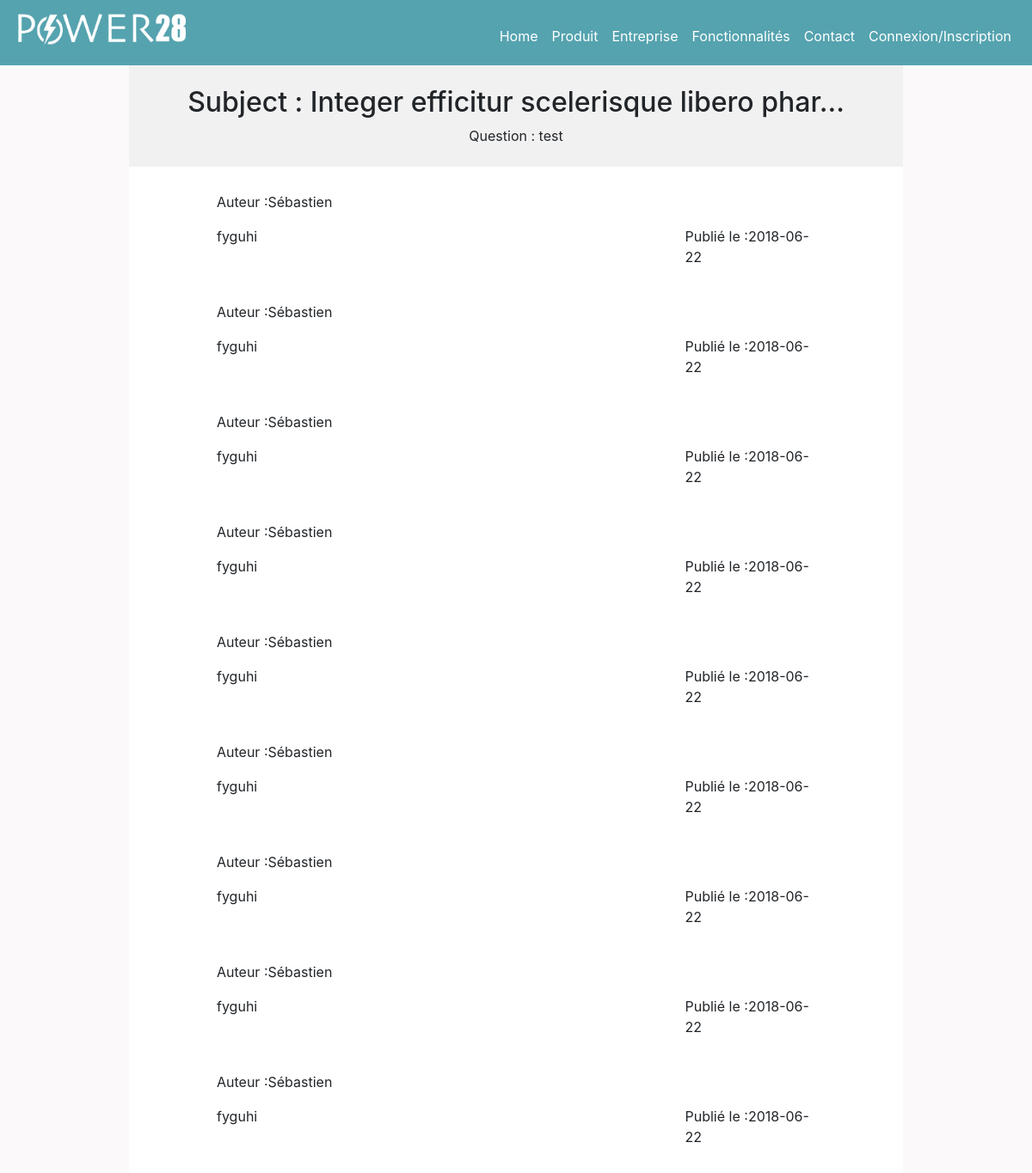
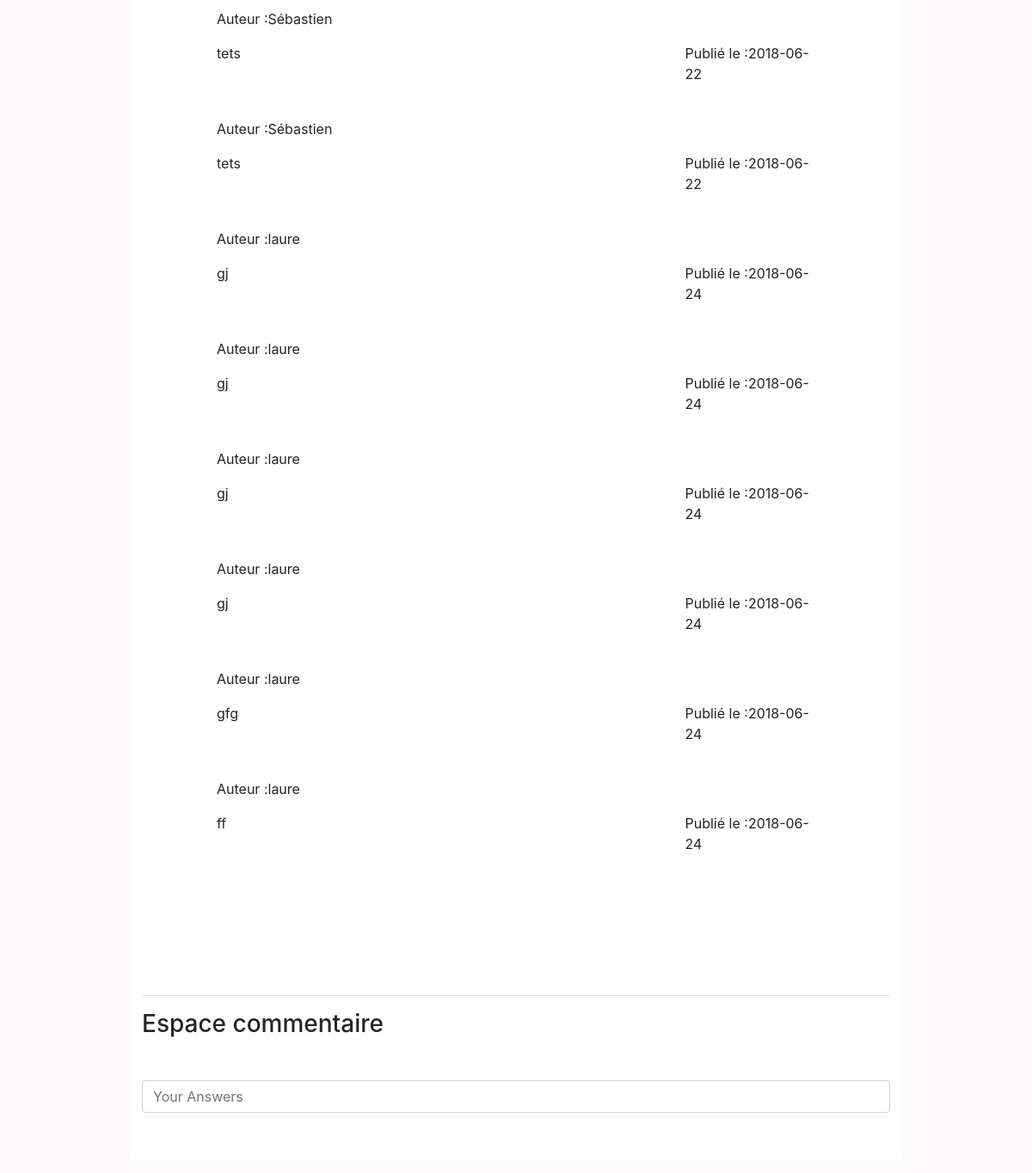
Before: /index.php?page=forum&forum_id=16 with the older database file (2 pictures, top to bottom).
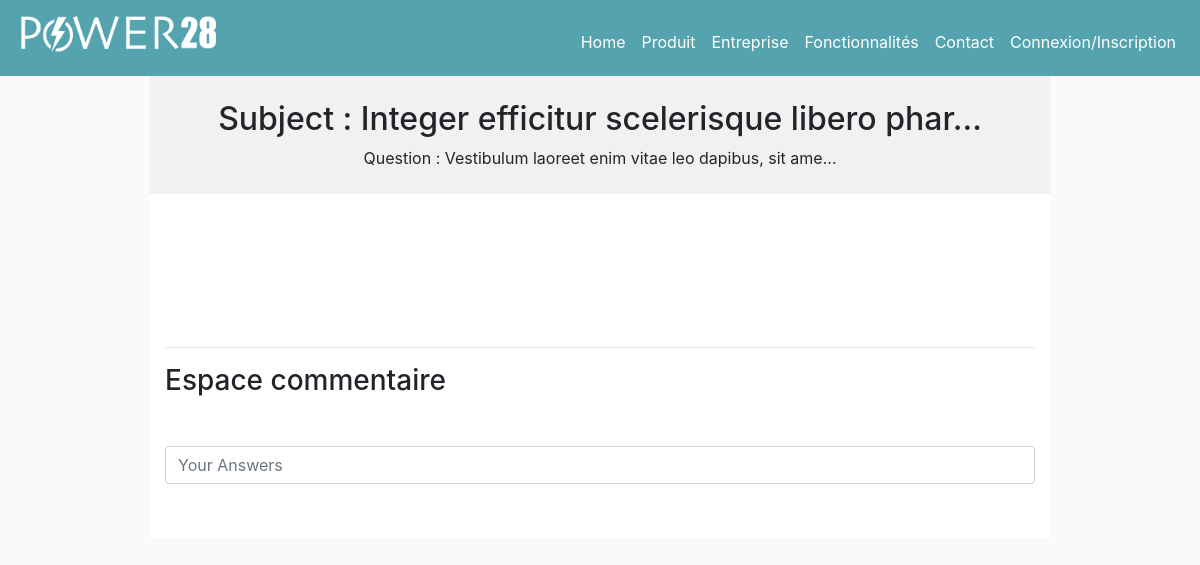
After: the same page with the newer database file.
### tables this page shows
CREATE TABLE `forum` (
  `id` int(11) NOT NULL,
  `category_id` int(11) NOT NULL,
  `name` varchar(255) NOT NULL,
  `author` varchar(255) NOT NULL,
  `content` varchar(255) NOT NULL,
  `is_published` tinyint(1) NOT NULL,
  `created_at` date NOT NULL
);

CREATE TABLE `commentaire` (
  `id` int(11) NOT NULL,
  `forum_id` int(11) NOT NULL,
  `content` text NOT NULL,
  `author` varchar(255) NOT NULL,
  `created_at` date NOT NULL,
  `is_published` tinyint(1) NOT NULL
);

### models/front/forum.php (called while the page is built, shortened)
<?php
function getForum( $forumId ){
	$db = dbConnect();
    $query = $db->prepare('
		SELECT forum.* , category.name AS category_name
		FROM forum
		JOIN category
		ON forum.category_id = category.id
		WHERE forum.id = ? AND forum.is_published = 1');
    $query->execute( array( $forumId ) );
    return $query->fetch();
}
function getCommentaire($forum_id)
{
    $db = dbConnect();
    $query = $db->prepare('SELECT * FROM commentaire WHERE forum_id = ? AND is_published = 1 ORDER BY created_at ASC');
    $query->execute( array($forum_id) );
    return $query->fetchAll();
}

### views/front/forum.php (the view, shortened to what this page needs)
<!DOCTYPE html>
<html>
<head>
    <link rel="stylesheet" href="assets/css/forums.css">
</head>
<body class="body">
<div class="navheader">
    <?php require ('Partials/nav.php');?>
</div>
<div class="d-flex justify-content-center headercontainer col-12">
<div class="header text-center">
        <h2 class="mt-4">Subject : <?php echo $forum['name']; ?></h2>
        <p>Question : <?php echo $forum['content']; ?></p>
        <div class="progress-container">
        </div>
</div>
</div>
<div class="bg-white m-auto widthblock">
        <div class="d-flex flex-column container-fluid mt-5">
            <div class="bg-white content">
                <?php if(!empty($commentaire)): ?>
                <?php foreach($commentaire as $key => $commentaireforum): ?>
                        <div class="d-flex flex-column justify-content-start">
                            <p class="mt-4">Auteur :<?php echo htmlentities($commentaireforum['author']);  ?></p>
                            <div class="row">
                                <p class="col-9"><?php echo htmlentities($commentaireforum['content']);  ?></p>
                                <p class="col-3">Publié le :<?php echo htmlentities($commentaireforum['created_at']) ; ?></p>
                            </div>
                        </div>
                <?php endforeach; ?>
                <?php else: ?>
                <?php endif; ?>
            </div>
        </div>
    <div class="mt-5 col-12">
            <hr>
            <h3>Espace commentaire</h3>
            <form action="index.php?page=forum&forum_id=<? echo $forum['id'] ?>" method="post" class="mt-5">
                <div class="form-group">
                    <input type="text" name="content" class="form-control" id="formGroupExampleInput2" placeholder="Your Answers">
                    <input class="btn button mt-3 text-white" type="submit" name="save" value="Valider" />
                </div>
            </form>
    </div>
</div>
</body>
</html>

### index.php (shortened to what this page needs)
<?php
if(isset($_GET['admin'])){
  require_once('controllers/controlleradmin.php');
}
else{
  require_once('controllers/controllerfront.php');
}
?>

### controllers/controllerfront.php
<?php
if(isset($_GET['page'])){
  if($_GET['page'] == 'product'){
    require_once('front/product.php');
  }
  elseif($_GET['page'] == 'login'){
      require_once('front/login.php');
  }
  elseif($_GET['page'] == 'profile'){
      require_once('front/profile.php');
  }
  elseif($_GET['page'] == 'forum'){
      require_once('front/forum.php');
  }
  elseif($_GET['page'] == 'forum_list'){
      require_once('front/forum_list.php');
  }
  elseif($_GET['page'] == 'faq'){
    require_once('front/faq_list.php');
  }
  elseif($_GET['page'] == 'fonctionnalite'){
    require_once('views/front/fonctionnalite.php');
  }
  elseif($_GET['page'] == 'entreprise'){
    require_once('views/front/entreprise.php');
  }
  elseif($_GET['page'] == 'contact'){
      require_once('front/contact.php');
  }
  elseif($_GET['page'] == 'mentionlegal'){
      require_once('views/front/mentionlegal.php');
  }
  elseif($_GET['page'] == 'paiement'){
      require_once('front/paiement.php');
  }
  elseif($_GET['page'] == 'error'){
      require_once('views/front/error.php');
  }
  else{
    require_once('front/index.php');
  }
}
else{
  require_once('front/index.php');
}
?>

### controllers/front/forum.php (shortened to what this page needs)
<?php
require_once('models/front/forum.php');
if(isset($_GET['forum_id'])){
    $commentaire = getCommentaire($_GET['forum_id']);
}
if(isset($_GET['forum_id'])){
    $forum = getForum( $_GET['forum_id'] );
    require_once('views/front/forum.php');
}
else{
    header('location:index.php?page=error');
    exit;
}
require_once ('views/front/forum.php');
?>

### views/front/Partials/head_assets.php (shortened to what this page needs)
<link rel="stylesheet" href="https://maxcdn.bootstrapcdn.com/bootstrap/4.0.0-beta.3/css/bootstrap.min.css">
<link rel="stylesheet" href="assets/bootstrap/css/bootstrap.min.css">
<link rel="stylesheet" href="https://use.fontawesome.com/releases/v5.0.13/css/all.css">

### views/front/Partials/nav.php (shortened to what this page needs)
<?php require ('head_assets.php');?>
<html>
<link rel="stylesheet" href="assets/css/footernav.css">
  <nav class="navbar navbar-expand-lg NavColor">
      <img src="assets/img/logopower28.png" alt="logoPower28" class="mr-auto" id="logo" />
      <div class="d-flex justify-content-end">
          <div class="collapse navbar-collapse" id="navbarSupportedContent">
              <ul class="navbar-nav mr-auto">
                  <li class="nav-item active">
                      <a class="nav-link mt-2" href="index.php">Home </a>
                  </li>
                  <li class="nav-item">
                      <a class="nav-link mt-2" href="index.php?page=product">Produit</a>
                  </li>
                  <li class="nav-item">
                      <a class="nav-link mt-2" href="index.php?page=entreprise">Entreprise</a>
                  </li>
                  <li class="nav-item">
                      <a class="nav-link mt-2" href="index.php?page=fonctionnalite">Fonctionnalités</a>
                  </li>
                  <li class="nav-item mt-2">
                      <a class="nav-link" href="index.php?page=contact">Contact</a>
                  </li>
                  <?php if(isset($_SESSION['user'])) : ?>
                      <li class="nav-item dropdown">
                          <a class="nav-link" data-toggle="dropdown" href="#!" role="button" aria-haspopup="true" aria-expanded="false"><i class="fas fa-users" style="font-size:36px;"></i></a>
                          <div class="dropdown-menu dropdown-menu-right NavColor">
                              <p class="text-center">Hello <?php echo $_SESSION['user']; ?></p>
                              <a class="text-center d-flex justify-content-center mb-4" href="index.php?page=profile">Vos Informations</a>
                              <p><a class="m-auto d-block btn btn-danger col-9 text-center text-white" href="index.php?logout">Déconnexion</a></p>
                          </div>
                      </li>
                  <?php else: ?>
                  <li class="nav-item mt-2">
                      <a class="nav-link" href="index.php?page=login">Connexion/Inscription</a>
                  </li>
                  <?php endif; ?>
              </ul>
          </div>
      </div>
  </nav>

### assets/css/forums.css (style rules this page uses)
body { margin: 0; padding: 0; font-family: 'Skia', sans-serif; }
.body { background-color: #FBF9F9; }
a { color: black; }
.navheader { position: fixed; top: 0; z-index: 1; width: 100%; }
.header { position: fixed; top: 2; z-index: 1; width: 75%; margin-top: 76px; background-color : #f1f1f1; }
.headercontainer { background-color : #f1f1f1; }
.widthblock { width: 75%; }
.header h2 { text-align: center; }
.content { padding: 100px 0; margin: 50px auto 0 auto; width: 80%; }
.button { background-color: #55A3AF; }

### assets/css/footernav.css (style rules this page uses)
.NavColor { background-color: #55A3AF; color: white; }
.NavColor a { color: white; }
#logo { width: 200px; height: 60px; }

Changed rows visible on the page:
removed commentaire: author "Sébastien", content "fyguhi", created_at "2018-06-22"
removed commentaire: author "Sébastien", content "fyguhi", created_at "2018-06-22"
removed commentaire: author "Sébastien", content "fyguhi", created_at "2018-06-22"
removed commentaire: author "Sébastien", content "fyguhi", created_at "2018-06-22"
removed commentaire: author "Sébastien", content "fyguhi", created_at "2018-06-22"
removed commentaire: author "Sébastien", content "fyguhi", created_at "2018-06-22"
removed commentaire: author "Sébastien", content "fyguhi", created_at "2018-06-22"
removed commentaire: author "Sébastien", content "fyguhi", created_at "2018-06-22"
removed commentaire: author "Sébastien", content "fyguhi", created_at "2018-06-22"
removed commentaire: author "Sébastien", content "tets", created_at "2018-06-22"
removed commentaire: author "Sébastien", content "tets", created_at "2018-06-22"
removed commentaire: author "laure", content "gj", created_at "2018-06-24"
removed commentaire: author "laure", content "gj", created_at "2018-06-24"
removed commentaire: author "laure", content "gj", created_at "2018-06-24"
removed commentaire: author "laure", content "gj", created_at "2018-06-24"
removed commentaire: author "laure", content "gfg", created_at "2018-06-24"
removed commentaire: author "laure", content "ff", created_at "2018-06-24"
changed forum "Integer efficitur scelerisque libero phar...": content "test" → "Vestibulum laoreet enim vitae leo dapibus, sit ame..."
